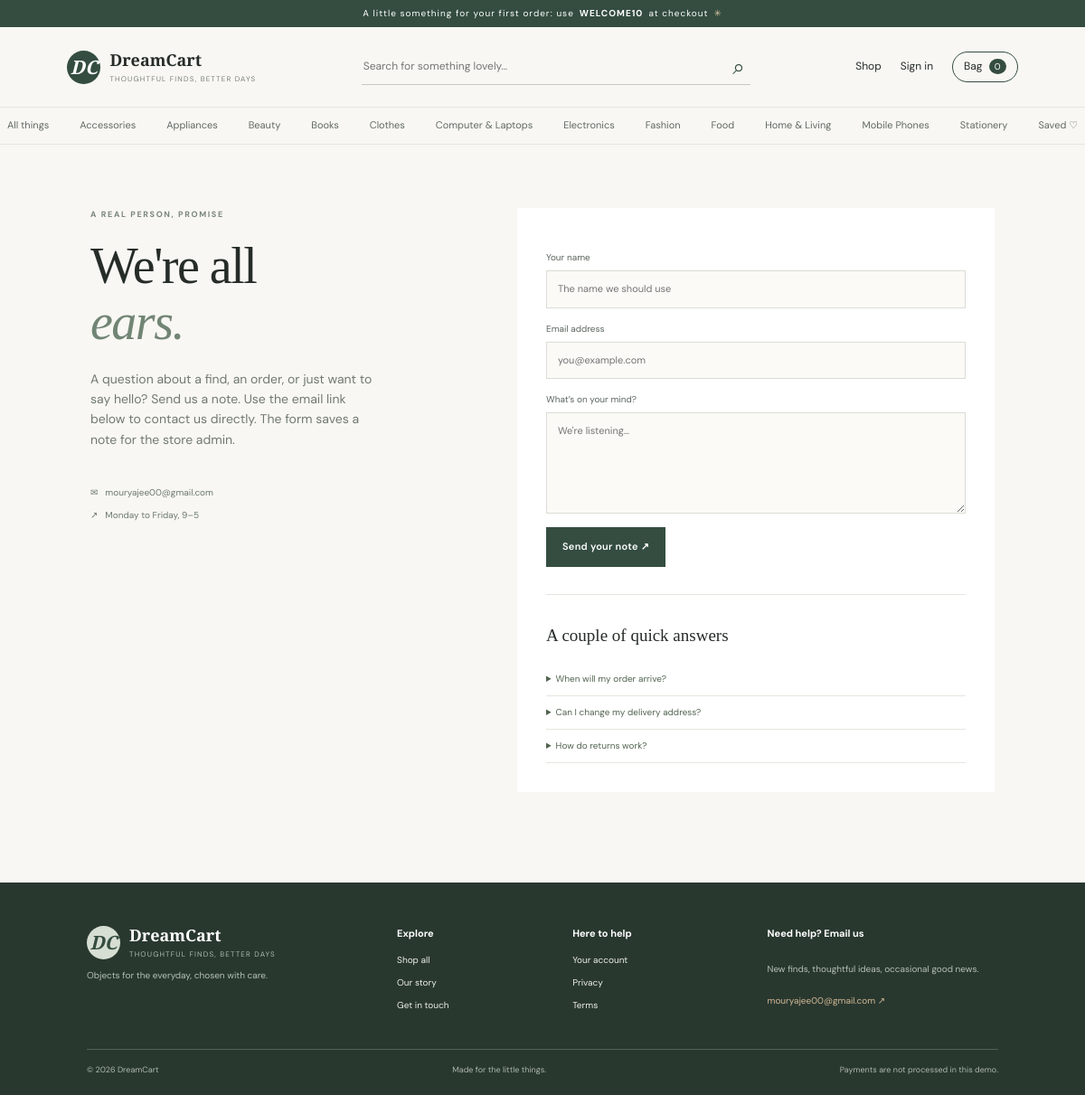
The app's page /contact with its own data.
### models.py (models this page shows)
class Category(db.Model):
    id = db.Column(db.Integer, primary_key=True)
    name = db.Column(db.String(80), unique=True, nullable=False)
    slug = db.Column(db.String(90), unique=True, nullable=False)
    products = db.relationship("Product", backref="category", lazy=True)

### app.py (the view, shortened to what this page needs)
@app.route('/contact',methods=['GET','POST'])
def contact():
    return render_template('contact.html')

### app.py (called while the page is built)
def stripe_ready(): return bool(stripe and app.config['STRIPE_SECRET_KEY'].startswith('sk_test_'))

def csrf_token():
    if '_csrf' not in session: session['_csrf']=secrets.token_urlsafe(32)
    return session['_csrf']

@app.before_request
def protect_forms():
    if request.method=='POST':
        supplied=request.form.get('csrf_token','')
        if not supplied or not secrets.compare_digest(supplied,session.get('_csrf','')): abort(400)

def me(): return db.session.get(User, session.get('user_id')) if session.get('user_id') else None

@app.context_processor
def globals_for_templates():
    u=me(); cart_items=CartItem.query.filter_by(user_id=u.id).all() if u else []
    subtotal=sum(i.product.sale_price*i.quantity for i in cart_items); shipping=0 if subtotal>=2500 else (99 if subtotal else 0)
    return {'current_user':u,'cart_count':sum(i.quantity for i in cart_items),'cart_subtotal':subtotal,'cart_shipping':shipping,'cart_total':subtotal+shipping,'site_categories':Category.query.order_by(Category.name).all(),'contact_email':app.config['CONTACT_EMAIL'],'stripe_enabled':stripe_ready()}

### templates/contact.html (shortened to what this page needs)
{% extends 'base.html' %}{% block content %}
<section class="contact-layout">
  <div class="contact-copy">
    <span class="eyebrow">A REAL PERSON, PROMISE</span>
    <h1>We're all<br /><i>ears.</i></h1>
    <p>
      A question about a find, an order, or just want to say hello? Send us a
      note. Use the email link below to contact us directly. The form saves a note for the store admin.
    </p>
    <div class="contact-aside">
      ✉ &nbsp; <a href="mailto:{{ contact_email }}">{{ contact_email }}</a><br />↗ &nbsp; Monday to Friday, 9–5
    </div>
  </div>
  <form method="post" class="contact-form">
    <input type="hidden" name="csrf_token" value="{{ csrf_token() }}" /><label
      >Your name<input
        required
        name="name"
        placeholder="The name we should use" /></label
    ><label
      >Email address<input
        required
        type="email"
        name="email"
        placeholder="you@example.com" /></label
    ><label
      >What’s on your mind?<textarea
        required
        name="message"
        rows="5"
        placeholder="We're listening…"
      ></textarea></label
    ><button class="button button-dark">Send your note ↗</button>
    <div class="faq">
      <h3>A couple of quick answers</h3>
      <details>
        <summary>When will my order arrive?</summary>
      </details>
      <details>
        <summary>Can I change my delivery address?</summary>
      </details>
      <details>
        <summary>How do returns work?</summary>
      </details>
    </div>
  </form>
</section>
{% endblock %}

### templates/base.html (shortened to what this page needs)
<!doctype html>
<html lang="en">
  <head>
    <link
      rel="stylesheet"
      href="{{ url_for('static',filename='css/style.css') }}"
    />
  </head>
  <body>
    <div class="announcement">
      A little something for your first order: use <b>WELCOME10</b> at checkout
      <span>✳</span>
    </div>
    <header class="site-header">
      <a class="brand" href="{{ url_for('index') }}">
        <span class="brand-mark">DC</span
        ><span>DreamCart<small>THOUGHTFUL FINDS, BETTER DAYS</small></span></a>
      <form class="search" action="{{ url_for('products') }}">
        <input
          name="q"
          value="{{ request.args.get('q','') }}"
          placeholder="Search for something lovely…"
          aria-label="Search products"
        /><button aria-label="Search">⌕</button>
      </form>
      <nav class="header-actions">
        <a href="{{ url_for('products') }}">Shop</a>{% if current_user %}<a
          href="{{ url_for('account') }}"
          >Account</a
        >{% if current_user.is_admin %}<a
          href="{{ url_for('admin_dashboard') }}"
          >Admin</a
        >{% endif %}
        <form action="{{ url_for('logout') }}" method="post" class="inline">
          <input
            type="hidden"
            name="csrf_token"
            value="{{ csrf_token() }}"
          /><button class="text-button">Log out</button>
        </form>
        {% else %}<a href="{{ url_for('login') }}">Sign in</a>{% endif %}<a
          class="bag-link"
          href="{{ url_for('cart') }}"
          >Bag <span>{{ cart_count }}</span></a
        >
      </nav>
    </header>
    <nav class="category-nav">
      <a href="{{ url_for('products') }}">All things</a>{% for c in
      site_categories %}<a href="{{ url_for('products',category=c.slug) }}"
        >{{ c.name }}</a
      >{% endfor %}<a href="{{ url_for('wishlist') }}">Saved ♡</a>
    </nav>
    <main>
      {% block content %}{% endblock %}
    </main>
    <footer class="footer">
      <div class="footer-top">
        <div>
          <a class="brand footer-brand" href="{{ url_for('index') }}"
            ><span class="brand-mark">DC</span
            ><span
              >DreamCart<small>THOUGHTFUL FINDS, BETTER DAYS</small></span
            ></a
          >
          <p>Objects for the everyday, chosen with care.</p>
        </div>
        <div>
          <b>Explore</b><a href="{{ url_for('products') }}">Shop all</a
          ><a href="{{ url_for('about') }}">Our story</a
          ><a href="{{ url_for('contact') }}">Get in touch</a>
        </div>
        <div>
          <b>Here to help</b><a href="{{ url_for('account') }}">Your account</a
          ><a href="{{ url_for('privacy') }}">Privacy</a
          ><a href="{{ url_for('terms') }}">Terms</a>
        </div>
        <div class="newsletter">
          <b>Need help? Email us</b>
          <p>New finds, thoughtful ideas, occasional good news.</p>
          <a href="mailto:{{ contact_email }}">{{ contact_email }} ↗</a>
        </div>
      </div>
      <div class="footer-bottom">
        <span>© 2026 DreamCart</span><span>Made for the little things.</span
        ><span>Payments are not processed in this demo.</span>
      </div>
    </footer>
  </body>
</html>

### records on screen
Category: name "Accessories"
Category: name "Appliances"
Category: name "Beauty"
Category: name "Books"
Category: name "Clothes"
Category: name "Computer & Laptops"
Category: name "Electronics"
Category: name "Fashion"
Category: name "Food"
Category: name "Home & Living"
Category: name "Mobile Phones"
Category: name "Stationery"

### other values on screen
{{ cart_count }} "0"
{{ contact_email }} "mouryajee00@gmail.com"
